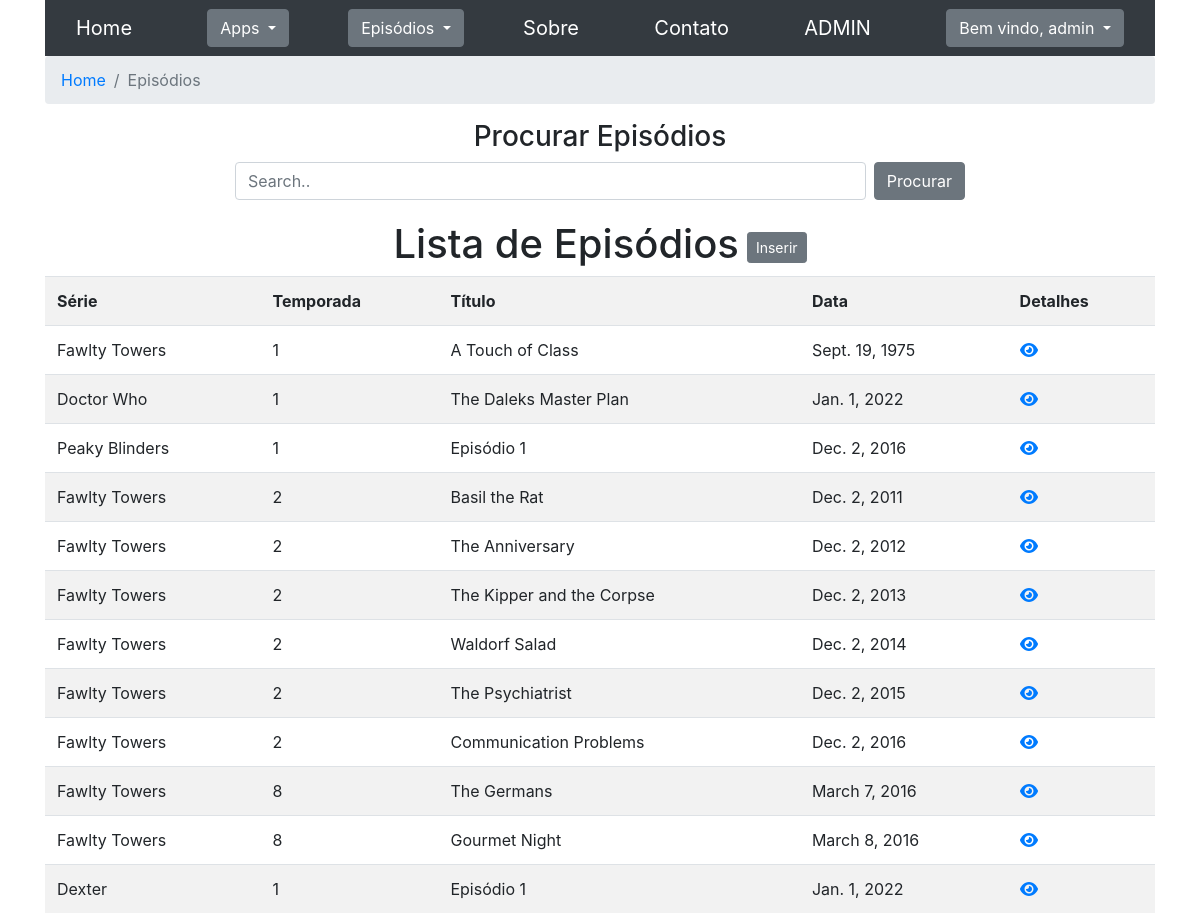
Screenshot of /seriados/episodios/busca/ (signed in) with the database file from the repository.
### seriados/models.py (models this page shows, shortened)
class Episodio(models.Model):
    data = models.DateField(verbose_name="Data")
    titulo = models.CharField(max_length=200, verbose_name="Título")
    temporada = models.ForeignKey(Temporada, on_delete=models.CASCADE, verbose_name="Temporada")
    class Meta:
        verbose_name = "Episódio"
        verbose_name_plural = "Episódios"

class Temporada(models.Model):
    numero = models.IntegerField(verbose_name="Número")
    serie = models.ForeignKey(Serie, on_delete=models.CASCADE, verbose_name="Série")
    class Meta:
        verbose_name = "Temporada"
        verbose_name_plural = "Temporadas"

class Serie(models.Model):
    nome = models.CharField(max_length=70, verbose_name="Nome")
    class Meta:
        verbose_name = "Série"
        verbose_name_plural = "Séries"

### seriados/views.py (the view, shortened to what this page needs)
# urls.py: path('episodios/busca/', views.EpisodioBuscaListView.as_view(), name='episodio_busca_list'),
class EpisodioBuscaListView(LoginRequiredMixin, PermissionRequiredMixin, ListView):
    permission_required = 'seriados.view_episodio'
    template_name = 'episodio/episodio_busca_list.html'
    model = Episodio
    extra_context={
        'detail_url': 'seriados:episodio_details',
        'insert_url': 'seriados:episodio_insert',
        'title': 'Episódios',
    }
    def get_queryset(self):
        search = self.request.GET.get('search', "")
        q = Q(titulo__contains=search) | Q(temporada__serie__nome__contains=search)
        qs = super().get_queryset().filter(q)
        return qs

### seriados/templates/episodio/episodio_busca_list.html (shortened to what this page needs)
{% extends "base.html" %}
{% block content %}
<nav aria-label="breadcrumb">
    <ol class="breadcrumb">
        <li class="breadcrumb-item"><a href="{% url 'seriados:home' %}">Home</a></li>
        <li class="breadcrumb-item active" aria-current="page">{{ title }}</li>
    </ol>
</nav>
<div class="row pesquisar my-3">
    <div class="col-6 col-md-8 text-center">
        <h3>Procurar {{ title }}</h3>
        <div class="flex-row">
            <input class="form-control" id='input_search' type="text" placeholder="Search.." value="{{view.request.GET.search}}">
            <button class="btn btn-secondary ml-2" id="btn_search">Procurar</button>
        </div>
    </div>
</div>
<div class="flex-row center">
    <div class="mt-1">
        <h1>Lista de {{ title }}</h1>
    </div>
    <div class="ml-2">
        <a href='{% url insert_url %}'>
            <h3>
                <button type="button" class="btn btn-secondary btn-sm mt-3">Inserir</button>
            </h3>
        </a>
    </div>
</div>
<table class="table table-hover table-striped">
    <tr>
        <th>Série</th>
        <th>Temporada</th>
        <th>Título</th>
        <th>Data</th>
        <th>Detalhes</th>
    </tr>
    {% for object in object_list %}
        <tr>
            <td>{{ object.temporada.serie.nome }}</td>
            <td>{{ object.temporada.numero }}</td>
            <td>{{ object.titulo }}</td>
            <td>{{ object.data }}</td>
            <td>
                <a href="{% url detail_url pk=object.pk %}">
                    <i class="fa-solid fa-eye" title="Visualizar"></i>
                </a>
            </td>
        </tr>
    {% endfor %}
</table>
{% endblock %}

### seriados/templates/navbar.html (shortened to what this page needs)
<!DOCTYPE html>
<a class="navbar-brand" href={% url 'seriados:home' %}>Home</a>
<div class="dropdown">
    <button class="btn btn-secondary dropdown-toggle" type="button" id="dropdownMenuButton" data-toggle="dropdown" aria-expanded="false">
        Apps
    </button>
</div>
<div class="dropdown">
    <button class="btn btn-secondary dropdown-toggle" type="button" id="dropdownMenuButton1" data-toggle="dropdown" aria-expanded="false">
        Episódios
    </button>
</div>
<a class="navbar-brand" href={% url 'seriados:about' %}>Sobre</a>
<a class="navbar-brand" href={% url 'seriados:contact' %}>Contato</a>
<a class="navbar-brand" href={% url 'admin:index' %}>ADMIN</a>
{% if user.is_authenticated %}
    <div class="dropdown">
        <button class="btn btn-secondary dropdown-toggle" type="button" id="dropdownMenuButton2" data-toggle="dropdown" aria-expanded="false">
            Bem vindo, {{user.username}}
        </button>
    </div>
{% else %}
    <a class="navbar-brand" href={% url 'login' %}>Login</a>
{% endif %}

### seriados/static/css/style.css (style rules this page uses)
html { height:100%; }
body { position:absolute; top:0; bottom:0; right:0; left:0; }
.pesquisar { display: flex; justify-content: center; }
.flex-row { display: flex; flex-direction: row; }
.center { justify-content: center; }

### rows the page displays
Episodio: temporada.serie.nome "Fawlty Towers", temporada.numero "1", titulo "A Touch of Class", data "Sept. 19, 1975"
Episodio: temporada.serie.nome "Doctor Who", temporada.numero "1", titulo "The Daleks Master Plan", data "Jan. 1, 2022"
Episodio: temporada.serie.nome "Peaky Blinders", temporada.numero "1", titulo "Episódio 1", data "Dec. 2, 2016"
Episodio: temporada.serie.nome "Fawlty Towers", temporada.numero "2", titulo "Basil the Rat", data "Dec. 2, 2011"
Episodio: temporada.serie.nome "Fawlty Towers", temporada.numero "2", titulo "The Anniversary", data "Dec. 2, 2012"
Episodio: temporada.serie.nome "Fawlty Towers", temporada.numero "2", titulo "The Kipper and the Corpse", data "Dec. 2, 2013"
Episodio: temporada.serie.nome "Fawlty Towers", temporada.numero "2", titulo "Waldorf Salad", data "Dec. 2, 2014"
Episodio: temporada.serie.nome "Fawlty Towers", temporada.numero "2", titulo "The Psychiatrist", data "Dec. 2, 2015"
Episodio: temporada.serie.nome "Fawlty Towers", temporada.numero "2", titulo "Communication Problems", data "Dec. 2, 2016"
Episodio: temporada.serie.nome "Fawlty Towers", temporada.numero "8", titulo "The Germans", data "March 7, 2016"
Episodio: temporada.serie.nome "Fawlty Towers", temporada.numero "8", titulo "Gourmet Night", data "March 8, 2016"
Episodio: temporada.serie.nome "Dexter", temporada.numero "1", titulo "Episódio 1", data "Jan. 1, 2022"

### other values shown
{{ user.username }} "admin"
{{ title }} "Episódios"
